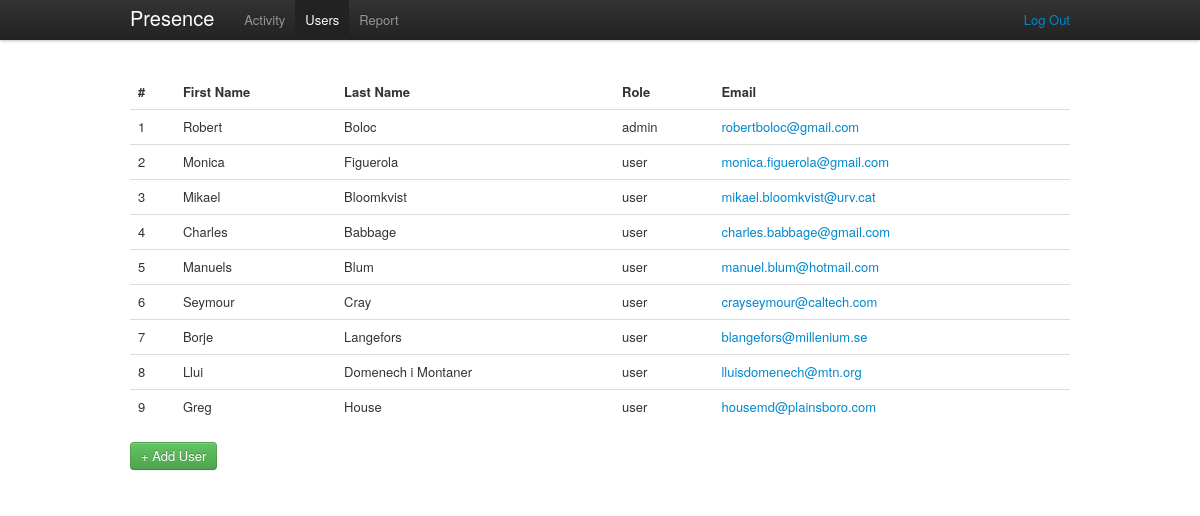
The page /admin/users (signed in) on the database its author committed.
### tables this page shows
CREATE TABLE IF NOT EXISTS `presence_users` (
  `id` int(11) NOT NULL AUTO_INCREMENT,
  `email` varchar(150) NOT NULL,
  `password` varchar(50) NOT NULL,
  `role` varchar(20) NOT NULL,
  `firstname` varchar(200) NOT NULL,
  `lastname` varchar(300) NOT NULL,
  `mac` varchar(20) NOT NULL,
  PRIMARY KEY (`id`)
);

### public/index.php (called while the page is built, shortened)
<?php
require_once (ROOT . '/config/config.php');
global $CONFIG;
$dependencies = new DependencyContainer($CONFIG);
$url = isset($_GET['url']) ? $_GET['url'] : null;
$role = isset($_SESSION['role']) ? $_SESSION['role'] : null;
if ($url == null && $role == null) {
    $controller = "AuthController";
    $action = "asklogin";
    $url_params = array();
} else if ($url == null && isset($role)) {
    $controller = ucfirst($role) . 'Controller';
    $action = 'activity';
    $url_params = array();
} else {
    $url_params = explode('/', $url);
    $controller = ucfirst(array_shift($url_params));
    $action = $url_params[0] == null ? 'activity' : array_shift($url_params);
}
$extra_params = $_POST;
new $controller($dependencies, $action, array_merge($url_params, $extra_params));

### config/config.php (called while the page is built, shortened)
<?php
$CONFIG = new stdClass();
$CONFIG->wwwroot = 'http://localhost:8888/presence-manager';

### lib/DB.php (called while the page is built, shortened)
<?php
class DB {
	static function getAllRecords($db, $sql, array $params = null){
		$st = $db->prepare($sql);
        $st->execute($params);
        return $st->fetchAll(PDO::FETCH_OBJ);
	}
}

### app/model.class.php (called while the page is built, shortened)
<?php
class Model{
    protected $_db;
    protected $_table;
    public function __construct($dependencies){
        $this->_db = $dependencies->get_db();
    }
    public function find_all(){
        $sql = "SELECT *
                FROM ".$this->_table;
        return DB::getAllRecords($this->_db, $sql);
    }
}

### app/controllers/AdminController.php (called while the page is built, shortened)
<?php
class AdminController extends Controller {
    private $_user_model;
    public function __construct($dependencies, $action, $params) {
        global $CONFIG;
        $this->_dependencies = $dependencies;
        $this->_user_model = new UserModel($this->_dependencies);
        if ($this->check_role('admin') && method_exists($this, $action)) {
            $this->$action($params);
        } else {
            Helper::redirect($CONFIG->wwwroot . '/error/notfound');
        }
    }
    public function users() {
        $this->_view = new AdminUsersView($this->_user_model->find_all());
    }
}

### lib/DependencyContainer.php (called while the page is built)
<?php
class DependencyContainer {
    private $_instances = array();
    private $_params = array();
    public function __construct($params) {
        $this->_params = $params;
    }
    public function get_db() {
        if (empty($this->_instances['db']) ||
                !is_a($this->_instances, 'PDO')) {
            $this->_instances['db'] = new PDO(
                            "mysql:host=" . $this->_params->dbhost . ";
                 dbname=" . $this->_params->dbname,
                            $this->_params->dbuser,
                            $this->_params->dbpassword
            );
        }
        return $this->_instances['db'];
    }
}

### app/models/UserModel.php (called while the page is built, shortened)
<?php
class UserModel extends Model {
    public function __construct($dependencies) {
        $this->_table = 'presence_users';
    }
}

### lang/en.php (called while the page is built)
<?php
$STRINGS = null;
$STRINGS['brand'] = 'Presence';
$STRINGS['login'] = 'Login';
$STRINGS['help'] = 'Help';
$STRINGS['activity'] = 'Activity';
$STRINGS['users'] = 'Users';
$STRINGS['settings'] = 'Settings';
$STRINGS['user'] = 'User';
$STRINGS['home'] = 'Home';
$STRINGS['404'] = '404';
$STRINGS['user:update:success'] = 'User details updated successfully!';
$STRINGS['user:update:failed'] = 'User details update falied!';
$STRINGS['user:delete:success'] = 'User deleted successfully!';
$STRINGS['user:delete:failed'] = 'User deleition falied!';
$STRINGS['user:create:success'] = 'The new user has been created!';
$STRINGS['user:create:failed'] = 'Error creating new user!';
$STRINGS['user:create:duplicate'] = 'This user already exists!';
$STRINGS['admin:no:activities'] = 'No more activity!';
$STRINGS['add:user'] = 'Add User';
$STRINGS['create:user'] = 'Create User';
$STRINGS['build:report'] = 'Build Report';

### app/views/admin/AdminUsersView.php (the view, shortened to what this page needs)
<?php
class AdminUsersView extends View {
    private $_users;
    public function __construct($users, $alert = null) {
        $this->_users = $users;
        $this->_alert = $alert;
    }
    public function menu() {
        global $CONFIG;
        return '
			<ul class="nav">
				<li><a href="' . $CONFIG->wwwroot . '/admin/activity">Activity</a></li>
				<li class="active"><a href="' . $CONFIG->wwwroot . '/admin/users">Users</a></li>
				<li><a href="' . $CONFIG->wwwroot . '/admin/report">Report</a></li>
			</ul>
			<ul class="nav pull-right no-hover-a">
				<p class="navbar-text pull-right"><a href="' . $CONFIG->wwwroot . '/auth/logout">Log Out</a></p>
			</ul>';
    }
    public function content() {
        global $CONFIG, $STRINGS;
        $users_table_content = '';
        if (!empty($this->_users)) {
            foreach ($this->_users as $user) {
                $users_table_content .= '
				<tr>
					<td>' . $user->id . '</td>
					<td>' . utf8_encode($user->firstname) . '</td>
					<td>' . utf8_encode($user->lastname) . '</td>
                    <td>' . $user->role . '</td>
					<td><a href="'.$CONFIG->wwwroot.'/admin/user_details/'.$user->id.'">' . $user->email . '</a></td>
				 </tr>
				';
            }
        }
        return '
        <section id="users">
         '.$this->_alert.'
         <table class="table">
                <thead>
                    <tr>
                        <th>#</th>
                        <th>First Name</th>
                        <th>Last Name</th>
                        <th>Role</th>
                        <th>Email</th>
                    </tr>
                </thead>
                <tbody>
                    '.$users_table_content.'
                </tbody>
            </table>
		    <form action="' . $CONFIG->wwwroot . '/admin/user_add" method="post">
				<button class="btn btn-success ">+ '.$STRINGS['add:user'].'</button>
			</form>
        </section>';
    }
}

### public/css/presence.css (style rules this page uses)
html { overflow-y:scroll; }
body { padding-top:75px; }

### rows shown on the page
presence_users: id "1", firstname "Robert", lastname "Boloc", role "admin", email "robertboloc@gmail.com"
presence_users: id "2", firstname "Monica", lastname "Figuerola", role "user", email "monica.figuerola@gmail.com"
presence_users: id "3", firstname "Mikael", lastname "Bloomkvist", role "user", email "mikael.bloomkvist@urv.cat"
presence_users: id "4", firstname "Charles", lastname "Babbage", role "user", email "charles.babbage@gmail.com"
presence_users: id "5", firstname "Manuels", lastname "Blum", role "user", email "manuel.blum@hotmail.com"
presence_users: id "6", firstname "Seymour", lastname "Cray", role "user", email "crayseymour@caltech.com"
presence_users: id "7", firstname "Borje", lastname "Langefors", role "user", email "blangefors@millenium.se"
presence_users: id "8", firstname "Llui", lastname "Domenech i Montaner", role "user", email "lluisdomenech@mtn.org"
presence_users: id "9", firstname "Greg", lastname "House", role "user", email "housemd@plainsboro.com"

### other values the page prints
$STRINGS['brand'] "Presence"
$STRINGS['add:user'] "Add User"
